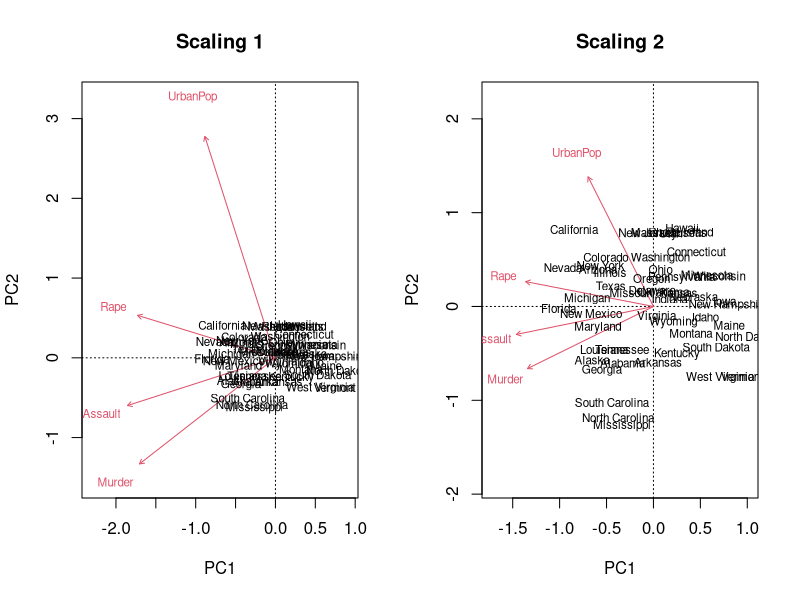
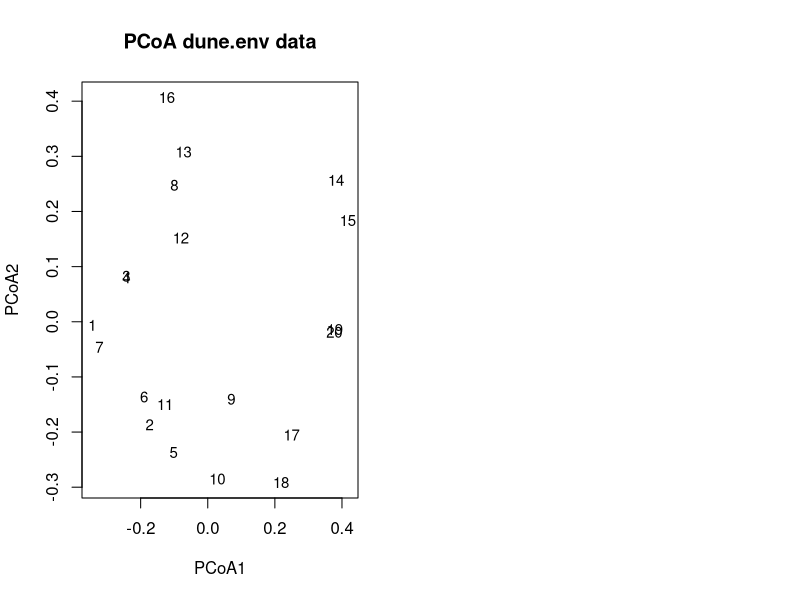
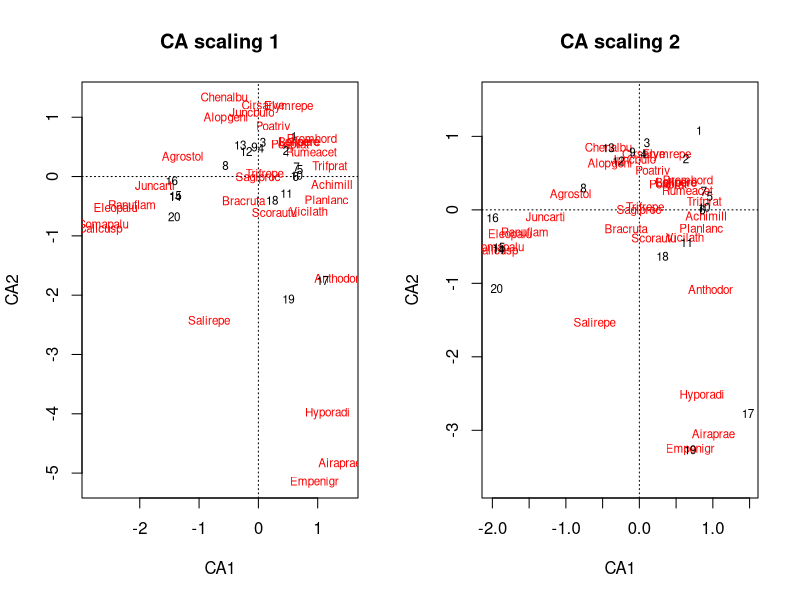
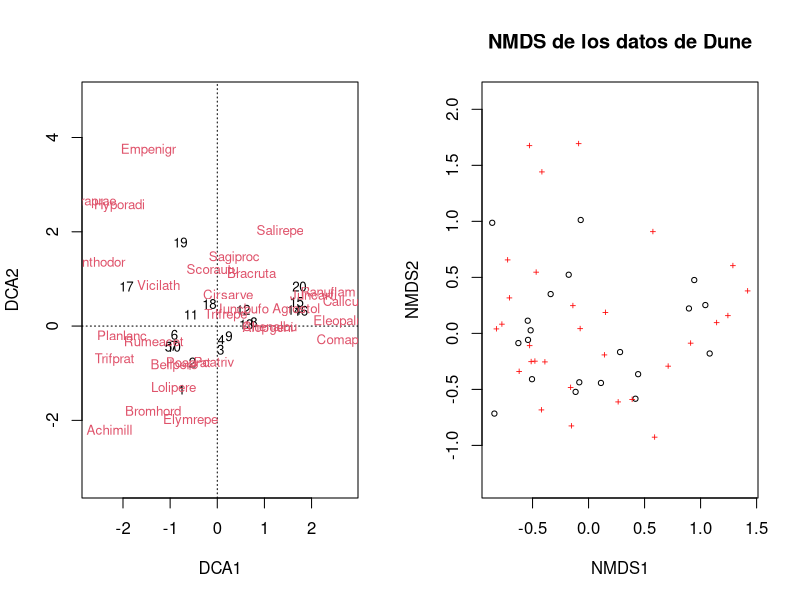
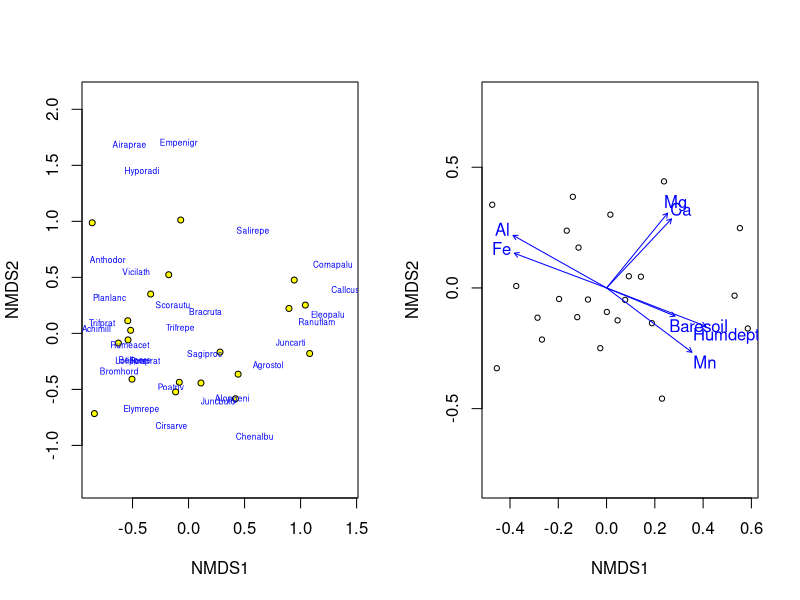
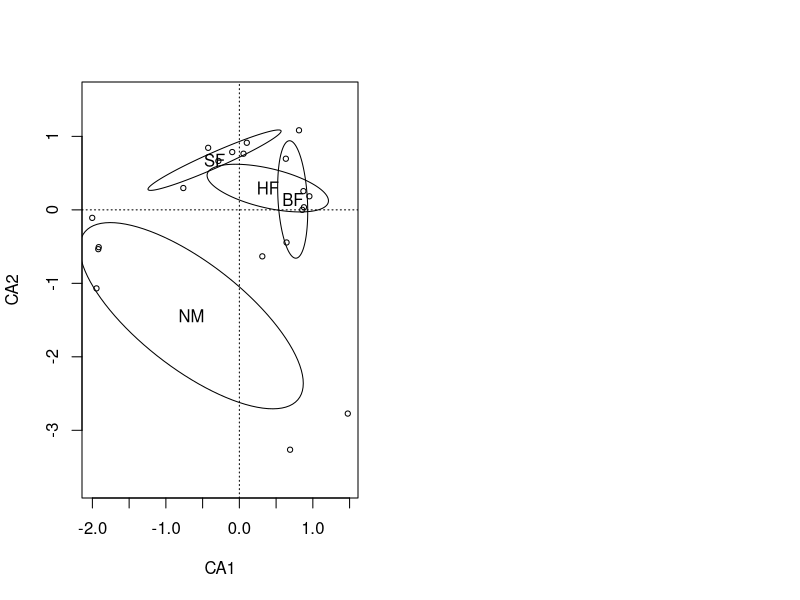

These charts were generated, in order, by the following R code:
## ---- chunk 1
Ordenacion<- data.frame(`Medidas de Similitud` = c("Respuesta lineal", "Respuesta Unimodal", "Bray-Curtis"), `Tipo de Ordenación` = c("PCA", "CA/DCA", "PcoA/mMDS/nmMDS"))

knitr::kable(
  Ordenacion, booktabs = TRUE,
  caption = 'Relación entre el tipo de variable y el método de ordenación no constreñida a utilizar'
)
## ---- chunk 2
library(vegan)
data("USArrests")
head(USArrests, 4)

#usaremos la función rda para ajustar un pca
pca.Arr <- rda(USArrests, scale = TRUE)

#el argumento scale = TRUE nos permite estandarizar los datos 
#los arrestos como vemos son mucho más altos que las otras variables

#Vemos el resultado del ajuste
pca.summ <- summary(pca.Arr)

#Eigenvalues
#para obtener los eignvalues le pedimos que del objeto que contiene el resumen del
#análisis (pca.summ) el elemento cont 
pca.summ$cont
## ---- chunk 3
#puntuación de las especies 
pca.summ$species

## ---- chunk 4
#Sitios
#Usamos la función head para que se despliegue únicamente los 6 primeros sitios
head(pca.summ$sites)

## ---- chunk 5
par(mfcol=c(1,2))

biplot(pca.Arr, scaling=1, main = "Scaling 1")
biplot(pca.Arr, scaling=2, main = "Scaling 2")

## ---- chunk 6
#cargamos datos de ejemplo
library(vegan)
data("dune.env")

#calculamos la distancia de gower con datos mixtos
#variables numéricas y categóricas
library(cluster)
disGow <- daisy(dune.env, "gower")

#realizamos la ordenación y graficamos
library(ape)
pcoaDun <- pcoa(disGow)

#vemos los eigenvalores
head(pcoaDun$values)

#Estos nos muestran la importancia de cada variable para cada sitio

#Vemos los eigenvectores
head(pcoaDun$vectors)
#son los vectores que se usan para la ordenación 
## ---- chunk 7
plot(pcoaDun$vectors[,1], pcoaDun$vectors[,2], type = "n", xlab = "PCoA1", ylab = "PCoA2",
 axes = TRUE, main = "PCoA dune.env data")

text(pcoaDun$vectors[,1], pcoaDun$vectors[,2], labels(disGow), 
 cex = 0.9, xpd = TRUE)
## ---- chunk 8
data(dune)

#ajustamos el ca
ca.dune <- cca(dune)

#extraemos los datos
caSum <- summary(ca.dune)

#Eigenvalores
caSum$cont
#el primer componente explica el 25% de la variación

#Ahora graficamos
par(mfcol=c(1,2))
plot(ca.dune, scaling = 1, main="CA scaling 1")
plot(ca.dune, scaling = 2, main="CA scaling 2")

## ---- chunk 9
#ajustamos el dca
dca.dune <- decorana(dune)
dca.dune

#Ahora graficamos
par(mfcol=c(1,2))
plot(dca.dune)

## ---- chunk 10
nmds.dune <- metaMDS(dune,distance="bray", k=2, trymax=50)   
nmds.dune 
## ---- chunk 11
#graficamos la ordenación

plot(nmds.dune, main="NMDS de los datos de Dune")
## ---- chunk 12
plot(nmds.dune, type="n")  # para dibujar un plot vacío
points(nmds.dune, display="sites", cex=0.8, pch=21, col="black", bg="yellow")  
text(nmds.dune, display= "spec", cex=0.5, col="blue") 

## ---- chunk 13
data(varechem)
data(varespec)
vare.mds <- metaMDS(varespec, trace = FALSE)
ef <- envfit(vare.mds, varechem, permu = 999)
ef
## ---- chunk 14
plot(vare.mds, display = "sites")
plot(ef, p.max = 0.05)

## ---- chunk 15
ef <- envfit(ca.dune, dune.env, permutations = 999)
ef

plot(ca.dune, display = "sites", type = "p")
with(dune.env, ordiellipse(ca.dune, Management, kind = "se", conf = 0.95, label= TRUE))
